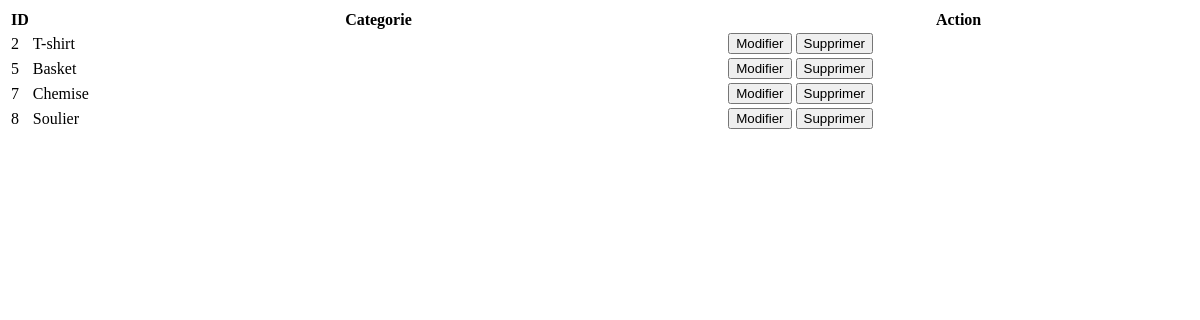
The page /categorie_fetch.php on the database its author committed.
### tables this page shows
CREATE TABLE `categorie` (
  `id_categorie` int(11) NOT NULL,
  `categorie` varchar(65) NOT NULL,
  `ajouter_par` int(11) NOT NULL,
  `created_at` datetime DEFAULT current_timestamp()
);

### categorie_fetch.php (the view, shortened to what this page needs)
<link rel="stylesheet" href="plugins/datatables-bs4/css/dataTables.bootstrap4.css">
<?php
include('includes/db_connexion.php');
$query ="SELECT * FROM categorie";
$statement = $connect->prepare($query);
$statement->execute();
$result = $statement->fetchAll();
$total_row = $statement->rowCount();
$output = '
<table id="mycategorie" class="table table-bordered table-hover">
<thead>
	<tr>
		<th width="">ID</th>
		<th width="60%">Categorie</th>
		<th width="40%">Action</th>
	</tr>
</thead>
<tbody>
';
if ($total_row > 0)
{
	foreach ($result as $row)
	{
		$output .='
		<tr>
			<td>'.$row["id_categorie"].'</td>
			<td>'.$row["categorie"].'</td>
			<td>
				<button type="button" name="edit" class="btn btn-primary btn-sm edit" id="'.$row["id_categorie"].'"><span class="glyphicon glyphicon-edit" aria-hidden="true"> Modifier</span></button>
				<button type="button" name="delete" class="btn btn-danger btn-sm delete" id="'.$row["id_categorie"].'"><span class="glyphicon glyphicon-trash">Supprimer</span></button>
			</td>
		</tr>
		';
	}
}
else
{
	$output .='<tr>
		<td colspan="3" align="center">Pas de données</td>
	</tr>
	';
}
$output .='</tbody></table>';
echo $output;
?>

### rows shown on the page
categorie: id_categorie "2", categorie "T-shirt"
categorie: id_categorie "5", categorie "Basket"
categorie: id_categorie "7", categorie "Chemise"
categorie: id_categorie "8", categorie "Soulier"
